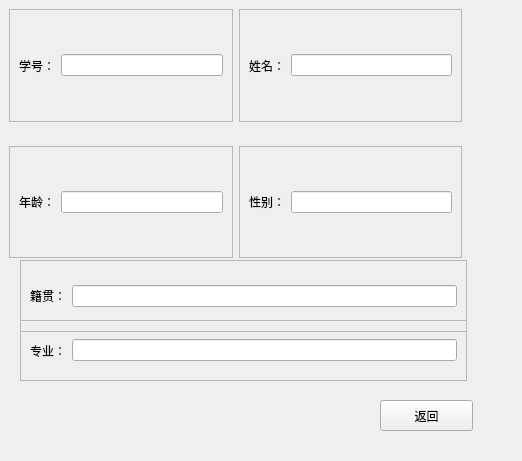
<?xml version="1.0" encoding="UTF-8"?>
<ui version="4.0">
 <class>StudentSelfShowInformation</class>
 <widget class="QWidget" name="StudentSelfShowInformation">
  <property name="geometry">
   <rect>
    <x>0</x>
    <y>0</y>
    <width>522</width>
    <height>461</height>
   </rect>
  </property>
  <property name="windowTitle">
   <string>Form</string>
  </property>
  <widget class="QWidget" name="widget_4" native="true">
   <property name="geometry">
    <rect>
     <x>0</x>
     <y>0</y>
     <width>471</width>
     <height>267</height>
    </rect>
   </property>
   <layout class="QVBoxLayout" name="verticalLayout">
    <item>
     <widget class="QWidget" name="widget" native="true">
      <layout class="QHBoxLayout" name="horizontalLayout_7">
       <item>
        <widget class="QFrame" name="frame">
         <property name="frameShape">
          <enum>QFrame::StyledPanel</enum>
         </property>
         <property name="frameShadow">
          <enum>QFrame::Raised</enum>
         </property>
         <layout class="QHBoxLayout" name="horizontalLayout">
          <item>
           <widget class="QLabel" name="label">
            <property name="text">
             <string>学号：</string>
            </property>
           </widget>
          </item>
          <item>
           <widget class="QLineEdit" name="lineEdit_id">
            <property name="readOnly">
             <bool>true</bool>
            </property>
           </widget>
          </item>
         </layout>
        </widget>
       </item>
       <item>
        <widget class="QFrame" name="frame_2">
         <property name="frameShape">
          <enum>QFrame::StyledPanel</enum>
         </property>
         <property name="frameShadow">
          <enum>QFrame::Raised</enum>
         </property>
         <layout class="QHBoxLayout" name="horizontalLayout_2">
          <item>
           <widget class="QLabel" name="label_2">
            <property name="text">
             <string>姓名：</string>
            </property>
           </widget>
          </item>
          <item>
           <widget class="QLineEdit" name="lineEdit_name">
            <property name="readOnly">
             <bool>true</bool>
            </property>
           </widget>
          </item>
         </layout>
        </widget>
       </item>
      </layout>
     </widget>
    </item>
    <item>
     <widget class="QWidget" name="widget_2" native="true">
      <layout class="QHBoxLayout" name="horizontalLayout_9">
       <item>
        <widget class="QFrame" name="frame_3">
         <property name="frameShape">
          <enum>QFrame::StyledPanel</enum>
         </property>
         <property name="frameShadow">
          <enum>QFrame::Raised</enum>
         </property>
         <layout class="QHBoxLayout" name="horizontalLayout_3">
          <item>
           <widget class="QLabel" name="label_5">
            <property name="text">
             <string>年龄：</string>
            </property>
           </widget>
          </item>
          <item>
           <widget class="QLineEdit" name="lineEdit_age">
            <property name="readOnly">
             <bool>true</bool>
            </property>
           </widget>
          </item>
         </layout>
        </widget>
       </item>
       <item>
        <widget class="QFrame" name="frame_11">
         <property name="frameShape">
          <enum>QFrame::StyledPanel</enum>
         </property>
         <property name="frameShadow">
          <enum>QFrame::Raised</enum>
         </property>
         <layout class="QHBoxLayout" name="horizontalLayout_8">
          <item>
           <widget class="QLabel" name="label_4">
            <property name="text">
             <string>性别：</string>
            </property>
           </widget>
          </item>
          <item>
           <widget class="QLineEdit" name="lineEdit_sex">
            <property name="readOnly">
             <bool>true</bool>
            </property>
           </widget>
          </item>
         </layout>
        </widget>
       </item>
      </layout>
     </widget>
    </item>
   </layout>
  </widget>
  <widget class="QPushButton" name="pushButton_back">
   <property name="geometry">
    <rect>
     <x>380</x>
     <y>400</y>
     <width>93</width>
     <height>31</height>
    </rect>
   </property>
   <property name="text">
    <string>返回</string>
   </property>
  </widget>
  <widget class="QFrame" name="frame_5">
   <property name="geometry">
    <rect>
     <x>20</x>
     <y>320</y>
     <width>447</width>
     <height>61</height>
    </rect>
   </property>
   <property name="frameShape">
    <enum>QFrame::StyledPanel</enum>
   </property>
   <property name="frameShadow">
    <enum>QFrame::Raised</enum>
   </property>
   <layout class="QHBoxLayout" name="horizontalLayout_6">
    <item>
     <widget class="QLabel" name="label_8">
      <property name="text">
       <string>专业：</string>
      </property>
     </widget>
    </item>
    <item>
     <widget class="QLineEdit" name="lineEdit_major">
      <property name="readOnly">
       <bool>true</bool>
      </property>
     </widget>
    </item>
   </layout>
  </widget>
  <widget class="QFrame" name="frame_4">
   <property name="geometry">
    <rect>
     <x>20</x>
     <y>260</y>
     <width>447</width>
     <height>72</height>
    </rect>
   </property>
   <property name="frameShape">
    <enum>QFrame::StyledPanel</enum>
   </property>
   <property name="frameShadow">
    <enum>QFrame::Raised</enum>
   </property>
   <layout class="QHBoxLayout" name="horizontalLayout_4">
    <item>
     <widget class="QLabel" name="label_7">
      <property name="text">
       <string>籍贯：</string>
      </property>
     </widget>
    </item>
    <item>
     <widget class="QLineEdit" name="lineEdit_place">
      <property name="readOnly">
       <bool>true</bool>
      </property>
     </widget>
    </item>
   </layout>
  </widget>
 </widget>
 <resources/>
 <connections/>
</ui>
